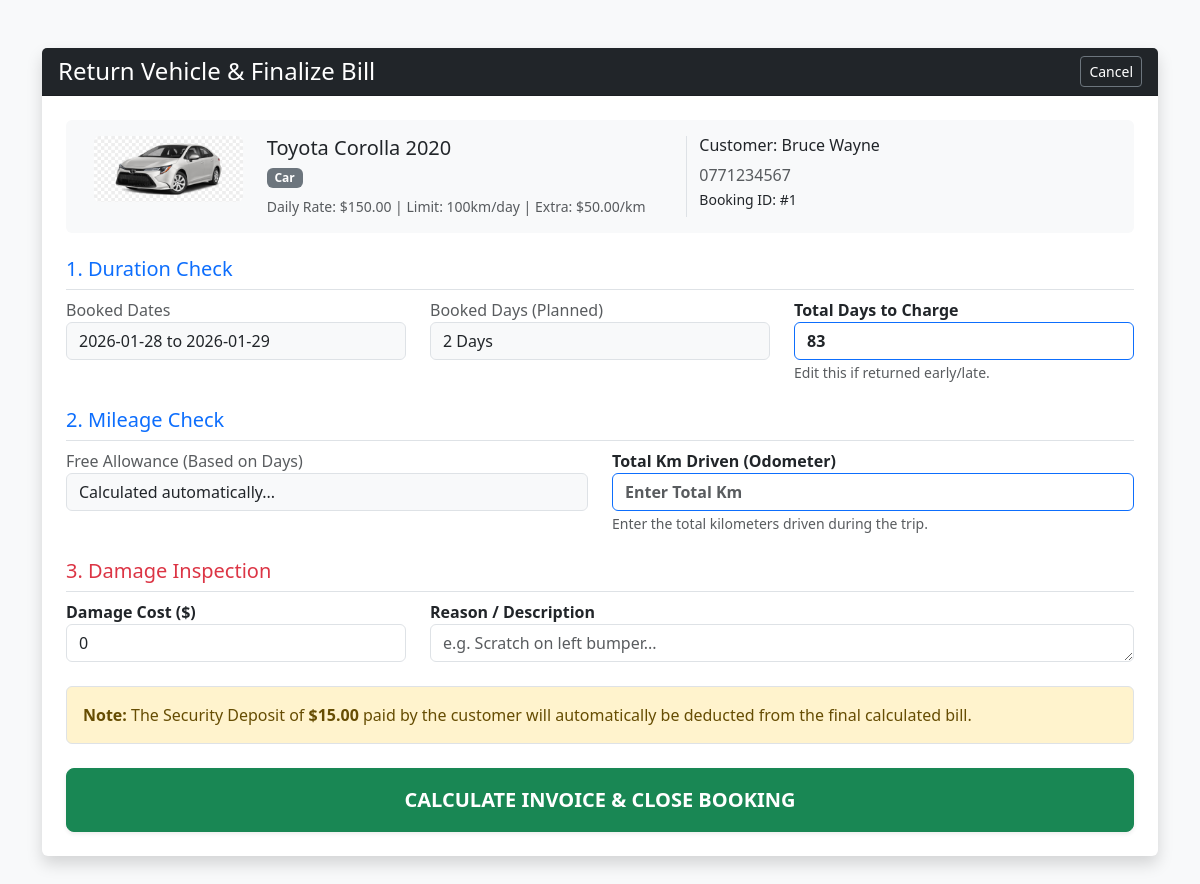
The app's page /admin/return_vehicle.php?booking_id=1 (signed in) with its own data.
### tables this page shows
CREATE TABLE `bookings` (
  `booking_id` int(11) NOT NULL,
  `user_id` int(11) DEFAULT NULL,
  `vehicle_id` int(11) DEFAULT NULL,
  `start_date` date NOT NULL,
  `end_date` date NOT NULL,
  `total_price` decimal(10,2) NOT NULL,
  `security_deposit_held` decimal(10,2) DEFAULT 0.00,
  `booking_status` enum('Pending','Confirmed','Active','Completed','Cancelled','Overdue','Payment Due') DEFAULT 'Pending',
  `is_with_driver` tinyint(1) DEFAULT 0,
  `driver_name` varchar(100) DEFAULT NULL,
  `driver_phone` varchar(20) DEFAULT NULL,
  `created_at` timestamp NOT NULL DEFAULT current_timestamp(),
  `actual_km` int(11) DEFAULT 0,
  `estimated_km` int(11) DEFAULT 0,
  `damage_reason` varchar(255) DEFAULT NULL,
  `pickup_time` time DEFAULT NULL,
  `dropoff_time` time DEFAULT NULL,
  `pickup_location` varchar(255) DEFAULT 'Showroom',
  `dropoff_location` varchar(255) DEFAULT 'Showroom'
);

CREATE TABLE `vehicles` (
  `vehicle_id` int(11) NOT NULL,
  `category_id` int(11) DEFAULT NULL,
  `brand` varchar(50) NOT NULL,
  `model` varchar(50) NOT NULL,
  `license_plate` varchar(20) NOT NULL,
  `daily_rate` decimal(10,2) NOT NULL,
  `security_deposit` decimal(10,2) DEFAULT 0.00,
  `status` enum('Available','Rented','Maintenance') DEFAULT 'Available',
  `image_url` varchar(255) DEFAULT NULL
);

CREATE TABLE `categories` (
  `category_id` int(11) NOT NULL,
  `category_name` varchar(50) NOT NULL,
  `base_driver_fee` decimal(10,2) DEFAULT 0.00,
  `free_km_per_day` int(11) DEFAULT 100,
  `extra_km_price` decimal(10,2) DEFAULT 50.00,
  `tax_rate` decimal(5,2) DEFAULT 0.10
);

CREATE TABLE `users` (
  `user_id` int(11) NOT NULL,
  `full_name` varchar(100) NOT NULL,
  `email` varchar(100) NOT NULL,
  `password_hash` varchar(255) NOT NULL,
  `phone_number` varchar(20) DEFAULT NULL,
  `role` enum('admin','customer') DEFAULT 'customer',
  `loyalty_points` int(11) DEFAULT 0,
  `created_at` timestamp NOT NULL DEFAULT current_timestamp(),
  `customer_type` enum('Local','Foreign') NOT NULL DEFAULT 'Local',
  `identity_no` varchar(20) DEFAULT NULL
);

### admin/return_vehicle.php (the view, shortened to what this page needs)
<?php
include '../includes/db_connect.php';
$booking_id = $_GET['booking_id'] ?? 0;
$sql = "SELECT bookings.*,
               vehicles.brand, vehicles.model, vehicles.daily_rate, vehicles.image_url,
               users.full_name, users.phone_number,
               categories.category_name, categories.free_km_per_day, categories.extra_km_price, categories.tax_rate, categories.base_driver_fee
        FROM bookings
        JOIN vehicles ON bookings.vehicle_id = vehicles.vehicle_id
        JOIN categories ON vehicles.category_id = categories.category_id
        JOIN users ON bookings.user_id = users.user_id
        WHERE booking_id = $booking_id";
$result = $conn->query($sql);
$data = $result->fetch_assoc();
$start = new DateTime($data['start_date']);
$end_booked = new DateTime($data['end_date']);
$today = new DateTime();
$booked_days = max(1, $start->diff($end_booked)->days + 1);
$actual_days = max(1, $start->diff($today)->days + 1);
$DEPOSIT_AMOUNT = 15.00;
?>
<!DOCTYPE html>
<html lang="en">
<head>
    <link href="https://cdn.jsdelivr.net/npm/bootstrap@5.3.0/dist/css/bootstrap.min.css" rel="stylesheet">
</head>
<body>
<div class="container mt-5 mb-5">
    <div class="card shadow border-0">
        <div class="card-header bg-dark text-white d-flex justify-content-between align-items-center">
            <h4 class="mb-0">Return Vehicle & Finalize Bill</h4>
            <a href="manage_bookings.php" class="btn btn-outline-secondary btn-sm text-white">Cancel</a>
        </div>
        <div class="card-body p-4">
            <div class="row mb-4 bg-light p-3 rounded mx-0">
                <div class="col-md-2 text-center">
                    <img src="../<?php echo $data['image_url']; ?>" class="img-fluid rounded" style="max-height: 80px;">
                </div>
                <div class="col-md-5">
                    <h5 class="mb-1"><?php echo $data['brand'] . " " . $data['model']; ?></h5>
                    <span class="badge bg-secondary"><?php echo $data['category_name']; ?></span>
                    <div class="mt-2 text-muted small">
                        Daily Rate: $<?php echo $data['daily_rate']; ?> |
                        Limit: <?php echo $data['free_km_per_day']; ?>km/day |
                        Extra: $<?php echo $data['extra_km_price']; ?>/km
                    </div>
                </div>
                <div class="col-md-5 border-start">
                    <h6>Customer: <?php echo $data['full_name']; ?></h6>
                    <p class="mb-0 text-muted"><i class="fa fa-phone"></i> <?php echo $data['phone_number']; ?></p>
                    <small>Booking ID: #<?php echo $booking_id; ?></small>
                </div>
            </div>
            <form method="POST">
                <h5 class="text-primary border-bottom pb-2">1. Duration Check</h5>
                <div class="row mb-4">
                    <div class="col-md-4">
                        <label class="text-muted">Booked Dates</label>
                        <input type="text" class="form-control bg-light" value="<?php echo $data['start_date'] . ' to ' . $data['end_date']; ?>" readonly>
                    </div>
                    <div class="col-md-4">
                        <label class="text-muted">Booked Days (Planned)</label>
                        <input type="text" class="form-control bg-light" value="<?php echo $booked_days; ?> Days" readonly>
                    </div>
                    <div class="col-md-4">
                        <label class="fw-bold text-dark">Total Days to Charge</label>
                        <input type="number" name="final_days" class="form-control border-primary fw-bold" value="<?php echo $actual_days; ?>" min="1" required>
                        <small class="text-muted">Edit this if returned early/late.</small>
                    </div>
                </div>
                <h5 class="text-primary border-bottom pb-2">2. Mileage Check</h5>
                <div class="row mb-4">
                    <div class="col-md-6">
                        <label class="text-muted">Free Allowance (Based on Days)</label>
                        <input type="text" class="form-control bg-light" value="Calculated automatically..." readonly>
                    </div>
                    <div class="col-md-6">
                        <label class="fw-bold text-dark">Total Km Driven (Odometer)</label>
                        <input type="number" name="km_driven" class="form-control border-primary fw-bold" placeholder="Enter Total Km" required>
                        <small class="text-muted">Enter the total kilometers driven during the trip.</small>
                    </div>
                </div>
                <h5 class="text-danger border-bottom pb-2">3. Damage Inspection</h5>
                <div class="row mb-4">
                    <div class="col-md-4">
                        <label class="fw-bold">Damage Cost ($)</label>
                        <input type="number" name="damage_cost" class="form-control" value="0" min="0">
                    </div>
                    <div class="col-md-8">
                        <label class="fw-bold">Reason / Description</label>
                        <textarea name="damage_reason" class="form-control" rows="1" placeholder="e.g. Scratch on left bumper..."></textarea>
                    </div>
                </div>
                <div class="alert alert-warning border mt-3 mb-4">
                    <i class="fa-solid fa-money-bill"></i> <strong>Note:</strong> The Security Deposit of <strong>$<?php echo number_format($DEPOSIT_AMOUNT, 2); ?></strong> paid by the customer will automatically be deducted from the final calculated bill.
                </div>
                <div class="d-grid">
                    <button type="submit" class="btn btn-success btn-lg py-3 fw-bold shadow-sm">
                        CALCULATE INVOICE & CLOSE BOOKING
                    </button>
                </div>
            </form>
        </div>
    </div>
</div>
</body>
</html>

### admin/return_vehicle.php (style rules this page uses)
body { background-color: #f8f9fa; }

### records on screen
bookings: vehicle.image_url (picture), vehicle.brand "Toyota", vehicle.model "Corolla 2020", categories.category_name "Car", vehicle.daily_rate "150.00", categories.free_km_per_day "100", categories.extra_km_price "50.00", user.full_name "Bruce Wayne", user.phone_number "0771234567", start_date+end_date "2026-01-28 to 2026-01-29", start_date+end_date "2 Days", final_days "83"

### other values on screen
$booking_id "1"
$DEPOSIT_AMOUNT "15.00"
